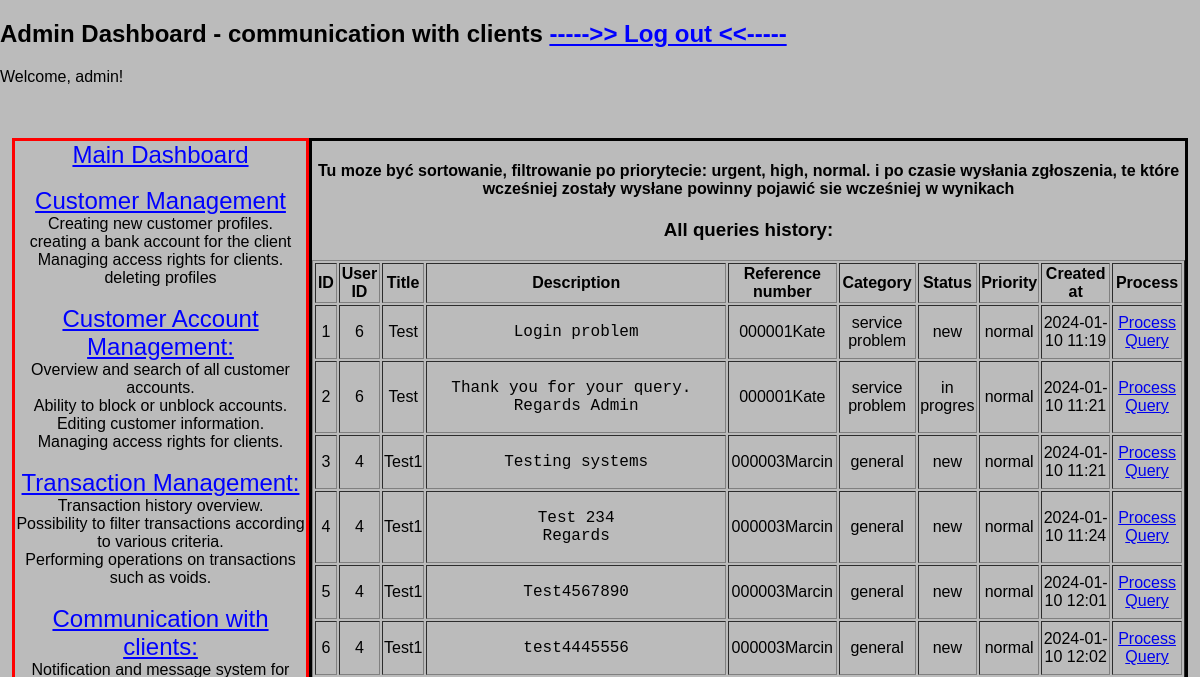
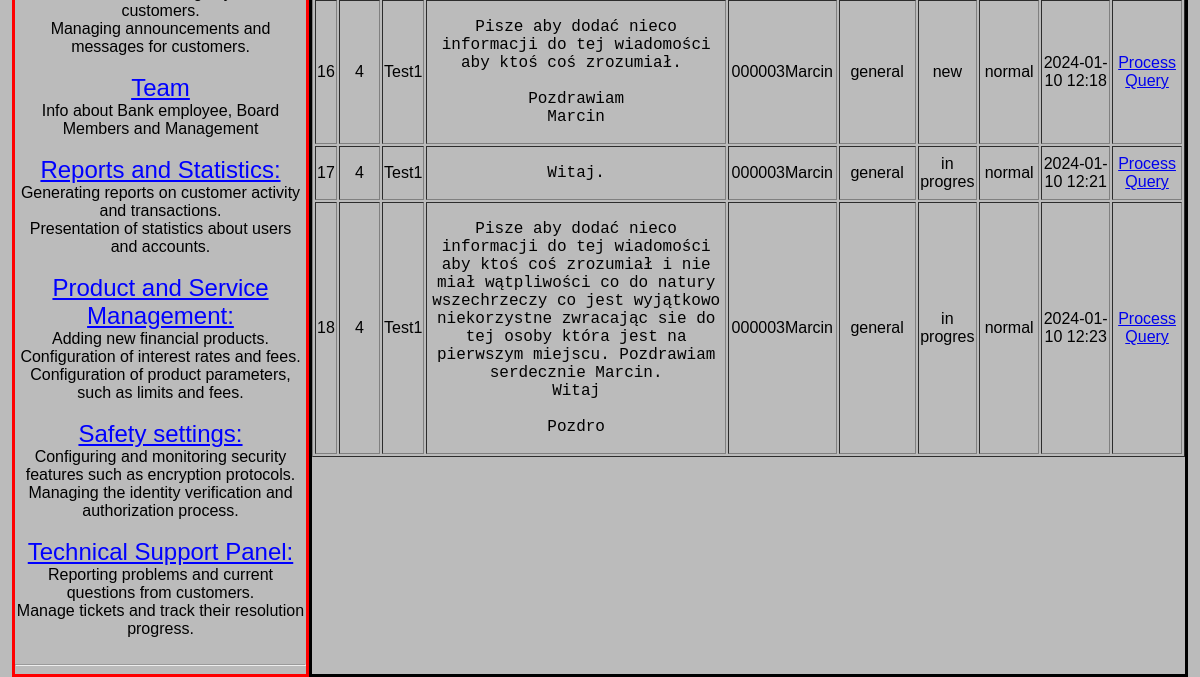
The app's page /communication_with_clients (signed in), older data (2 pictures, top to bottom).
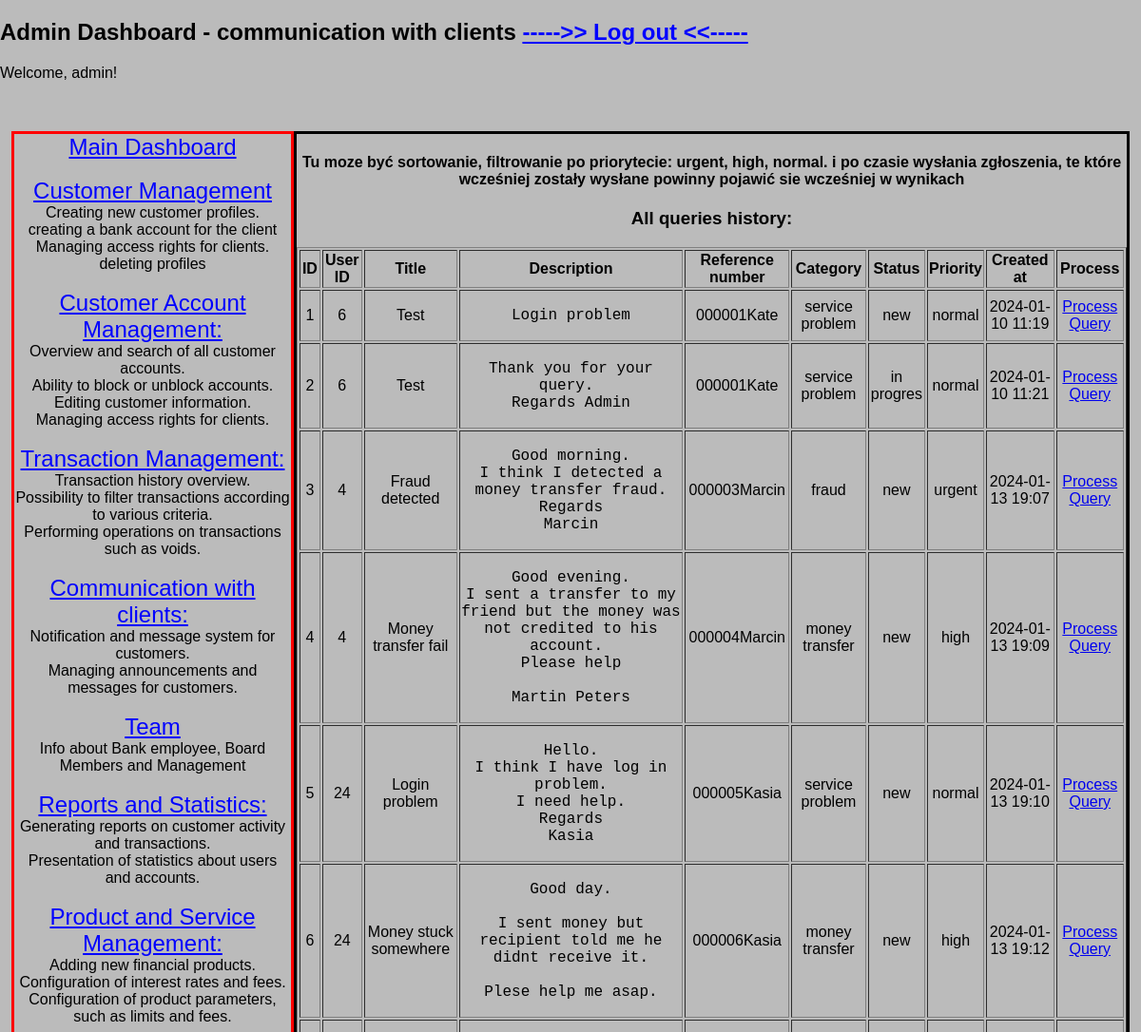
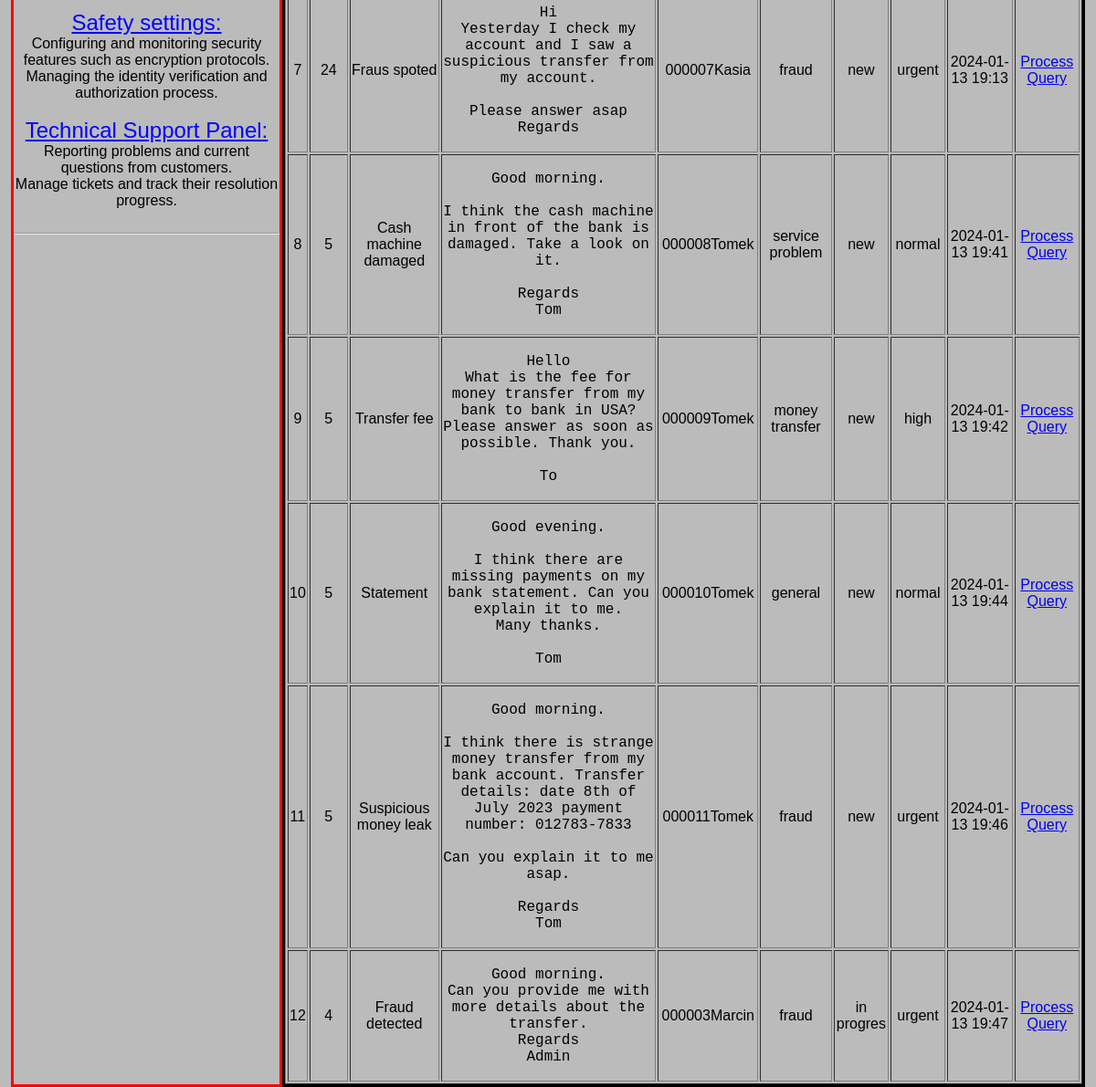
The same page, newer data (2 pictures, top to bottom).
### models/models.py (models this page shows)
class SupportTickets(db.Model):
    id = db.Column(db.Integer, primary_key=True)
    user_id = db.Column(db.Integer, db.ForeignKey('users.id'), nullable=False)
    title = db.Column(db.String(100), nullable=False)
    description = db.Column(db.Text, nullable=False)
    reference_number = db.Column(db.String(50), nullable=False)
    status = db.Column(db.String(50), nullable=False, default='new')  # values: new, in progress, closed, rejected
    priority = db.Column(db.String(50), nullable=False, default='normal')  # values: normal, high, urgent
    category = db.Column(db.String(50), nullable=False, default='general')  # values: general, fraud, service problem, money transfer
    created_at = db.Column(db.DateTime, default=datetime.utcnow)

### app.py (the view)
@app.route('/communication_with_clients', methods=['GET', 'POST'])
@login_required
@admin_required
def cwc():
    all_queries = SupportTickets.query.all()
    return render_template('communication_with_clients.html', all_queries = all_queries)

### app.py (called while the page is built)
@app.before_request
def initialize_database():
    db.create_all()
    session.permanent = True

@login_manager.user_loader
def load_user(user_id):
    return Users.query.get(int(user_id))

def admin_required(func):
    @wraps(func)
    def decorated_view(*args, **kwargs):
        if not current_user.is_authenticated or current_user.role != 'admin':
            abort(403)  # Zwraca błąd 403 Forbidden, jeśli użytkownik nie jest adminem
        return func(*args, **kwargs)
    return decorated_view

### templates/communication_with_clients.html (shortened to what this page needs)
{% extends 'base_admin.html' %}
{% block subtitle %} - communication with clients{% endblock %}
{% block content %}
<h4>Tu moze być sortowanie, filtrowanie po priorytecie: urgent, high, normal. i po czasie wysłania zgłoszenia, te które wcześniej
    zostały wysłane powinny pojawić sie wcześniej w wynikach</h4>
<h3>All queries history: </h3>
<table border="1" class="center-table" width = "100%">
  <thead>
      <tr>
          <th>ID</th>
          <th>User ID</th>
          <th>Title</th>
          <th class="messages-table">Description</th>
          <th>Reference number</th>
          <th>Category</th>
          <th>Status</th>
          <th>Priority</th>
          <th>Created at</th>
          <th>Process</th>
      </tr>
  </thead>
  <tbody>
      {% for query in all_queries %}
          <tr>
              <td>{{ query.id }}</td>
              <td>{{ query.user_id }}</td>
              <td>{{ query.title }}</td>
              <td class="messages-table" style="font-size: 16px;"><pre style="white-space: pre-wrap;">{{ query.description }}</pre></td>
              <td>{{ query.reference_number }}</td>
              <td>{{ query.category }}</td>
              <td>{{ query.status }}</td>
              <td>{{ query.priority }}</td>
              <td>{{ query.created_at.strftime('%Y-%m-%d %H:%M') }}</td>
              <td><a href="{{ url_for('process_query', query_ref=query.reference_number) }}">Process Query</a></td>
          </tr>
      {% endfor %}
  </tbody>
</table>
{% endblock %}

Row changes from the older to the newer data that the page shows:
removed SupportTickets: id "16", user_id "4", title "Test1", description "Pisze aby dodać nieco informacji do tej wiadomości aby ktoś coś zrozumiał. Pozdrawiam Marcin", reference_number "000003Marcin", category "general", status "new", priority "normal", created_at "2024-01-10 12:18"
removed SupportTickets: id "17", user_id "4", title "Test1", description "Witaj.", reference_number "000003Marcin", category "general", status "in progres", priority "normal", created_at "2024-01-10 12:21"
removed SupportTickets: id "18", user_id "4", title "Test1", description "Pisze aby dodać nieco informacji do tej wiadomości aby ktoś coś zrozumiał i nie miał wątpliwości co do natury wszechrzeczy co jest wyjątkowo niekorzystne zwracając sie do tej osoby która jest na pierwszym miejscu. Pozdrawiam serdecznie Marcin. Witaj Pozdro", reference_number "000003Marcin", category "general", status "in progres", priority "normal", created_at "2024-01-10 12:23"
changed SupportTickets id 3: title "Test1" → "Fraud detected"; description "Testing systems" → "Good morning. I think I detected a money transfer fraud. Regards Marcin"; category "general" → "fraud"; priority "normal" → "urgent"; created_at "2024-01-10 11:21" → "2024-01-13 19:07"
changed SupportTickets id 4: title "Test1" → "Money transfer fail"; description "Test 234 Regards" → "Good evening. I sent a transfer to my friend but the money was not credited to his account. Please help Martin Peters"; reference_number "000003Marcin" → "000004Marcin"; category "general" → "money transfer"; priority "normal" → "high"; created_at "2024-01-10 11:24" → "2024-01-13 19:09"
changed SupportTickets id 5: user_id "4" → "24"; title "Test1" → "Login problem"; description "Test4567890" → "Hello. I think I have log in problem. I need help. Regards Kasia"; reference_number "000003Marcin" → "000005Kasia"; category "general" → "service problem"; created_at "2024-01-10 12:01" → "2024-01-13 19:10"
changed SupportTickets id 6: user_id "4" → "24"; title "Test1" → "Money stuck somewhere"; description "test4445556" → "Good day. I sent money but recipient told me he didnt receive it. Plese help me asap."; reference_number "000003Marcin" → "000006Kasia"; category "general" → "money transfer"; priority "normal" → "high"; created_at "2024-01-10 12:02" → "2024-01-13 19:12"
added SupportTickets: id "7", user_id "24", title "Fraus spoted", description "Hi Yesterday I check my account and I saw a suspicious transfer from my account. Please answer asap Regards", reference_number "000007Kasia", category "fraud", status "new", priority "urgent", created_at "2024-01-13 19:13"
added SupportTickets: id "8", user_id "5", title "Cash machine damaged", description "Good morning. I think the cash machine in front of the bank is damaged. Take a look on it. Regards Tom", reference_number "000008Tomek", category "service problem", status "new", priority "normal", created_at "2024-01-13 19:41"
added SupportTickets: id "9", user_id "5", title "Transfer fee", description "Hello What is the fee for money transfer from my bank to bank in USA? Please answer as soon as possible. Thank you. To", reference_number "000009Tomek", category "money transfer", status "new", priority "high", created_at "2024-01-13 19:42"
added SupportTickets: id "10", user_id "5", title "Statement", description "Good evening. I think there are missing payments on my bank statement. Can you explain it to me. Many thanks. Tom", reference_number "000010Tomek", category "general", status "new", priority "normal", created_at "2024-01-13 19:44"
added SupportTickets: id "11", user_id "5", title "Suspicious money leak", description "Good morning. I think there is strange money transfer from my bank account. Transfer details: date 8th of July 2023 payment number: 012783-7833 Can you explain it to me asap. Regards Tom", reference_number "000011Tomek", category "fraud", status "new", priority "urgent", created_at "2024-01-13 19:46"
added SupportTickets: id "12", user_id "4", title "Fraud detected", description "Good morning. Can you provide me with more details about the transfer. Regards Admin", reference_number "000003Marcin", category "fraud", status "in progres", priority "urgent", created_at "2024-01-13 19:47"
